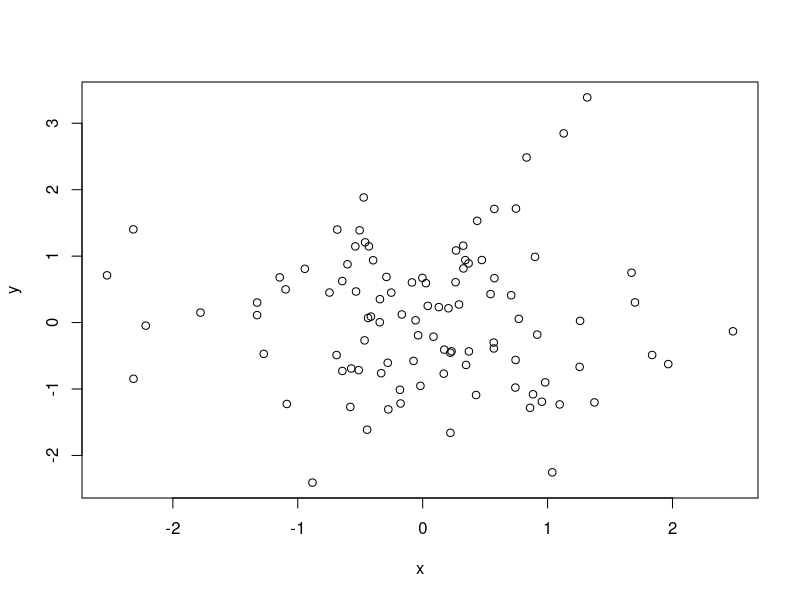

Write R code to recreate this figure.
## ---- chunk 1

x<- rnorm(100)
y<- rnorm(100)
plot(x,y)
## ---- chunk 2
summary(x)
